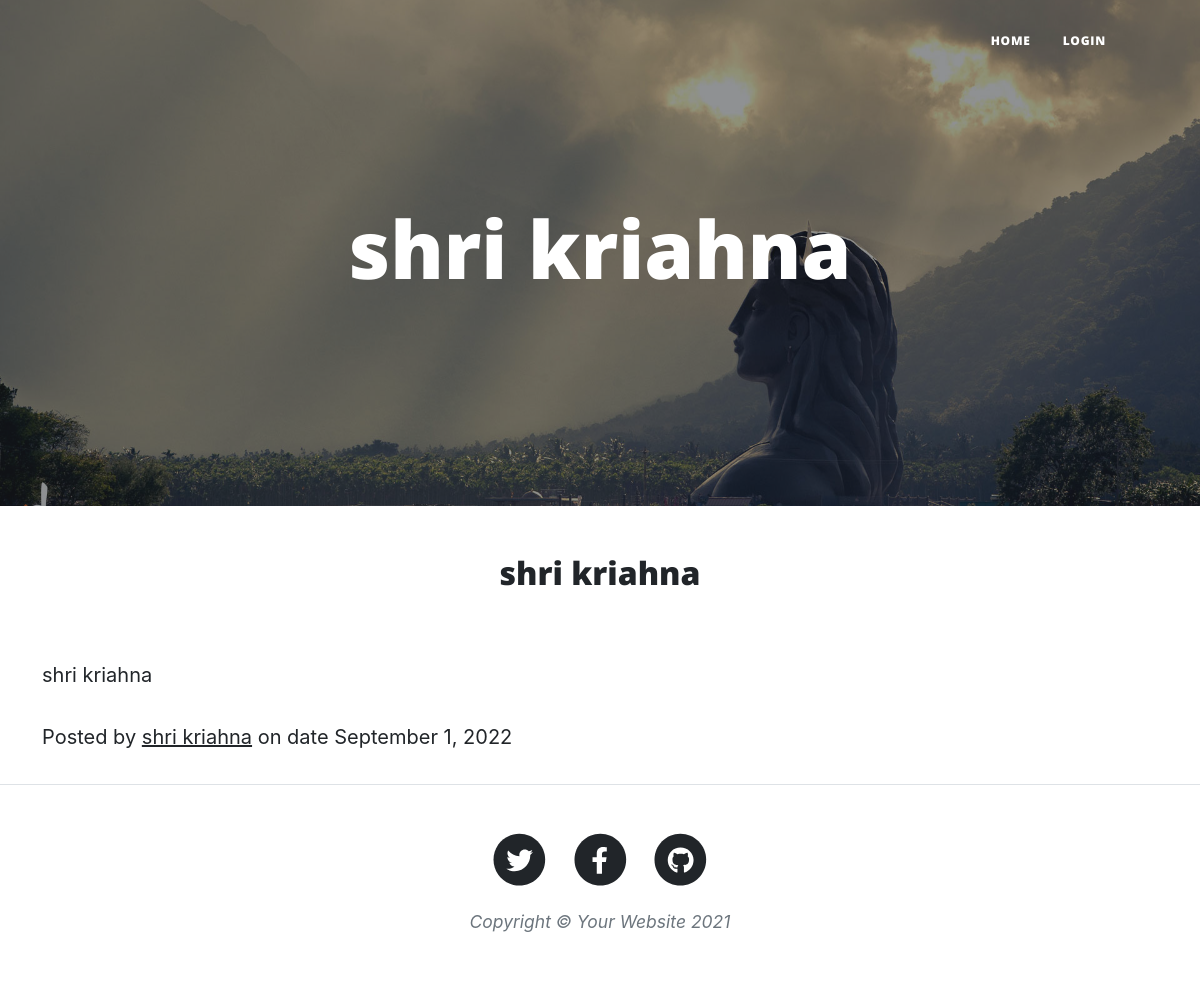
Page /fdepth/16/ on the committed database.
### newapp/models.py (models this page shows, shortened)
class Blog(models.Model):
    user = models.ForeignKey(User,on_delete = models.CASCADE,null=True)
    category=models.ForeignKey(Category,on_delete=models.CASCADE,null=True)
    Title = models.CharField(max_length=250)
    Description= models.TextField()
    Image = models.ImageField(null=True,blank=True)
    Pub_date = models.DateTimeField('date published', auto_now_add=True)
    Author= models.CharField(max_length=50)

### newapp/views.py (the view)
# urls.py: path('fdepth/<int:pk>/',views.fdepth,name="fdepth"),
def fdepth(request,pk):
        post=Blog.objects.get(id=pk)
        return render(request,"dpost.html",{'post':post})

### templates/dpost.html (shortened to what this page needs)
{% extends 'base.html' %}
{% load static %}
{% for post in post %}
{% block heading %}{{post.Title}}{% endblock heading %}
{% block bgimage %} {{post.Image.url}} {% endblock bgimage %}
{% block front %}
<div class="post-preview">
    <a href="{% url 'fdepth' post.id %}">
       <center> <h2 class="post-title">{{post.Title}}</h2></center>
       <br><br>
       <div class="container">
       {{post.Description}}
    </a>
    <p class="post-meta">
        Posted by
        <a href="#!">{{post.Author}}</a>
        on date {{post.Pub_date |date:"F j, Y" }}
      </div>
        {% endblock front %}
{% endfor %}

### templates/base.html (shortened to what this page needs)
{% load static %}
<!DOCTYPE html>
<html lang="en">
<head>
    <link href="{% static 'css/styles.css' %}" rel="stylesheet" />
</head>
<body>
    <nav class="navbar navbar-expand-lg navbar-light" id="mainNav">
        <div class="container px-4 px-lg-5">
            <div class="collapse navbar-collapse" id="navbarResponsive">
                <ul class="navbar-nav ms-auto py-4 py-lg-0">
                    <li class="nav-item"><a class="nav-link px-lg-3 py-3 py-lg-4" href="{% url 'front' %}">Home</a></li>
                    {% if request.user.is_authenticated %}
                    <li class="nav-item"><a class="nav-link px-lg-3 py-3 py-lg-4"
                            href="{% url 'userlogout' %}">Logout</a></li>
                    {% else %}
                    <li class="nav-item"><a class="nav-link px-lg-3 py-3 py-lg-4" href="{% url 'login' %}">LOGIN</a>
                    </li>
                    {% endif %}
                </ul>
            </div>
        </div>
    </nav>
    <header class="masthead" style="background-image: url('{% block bgimage %}{% endblock bgimage %}')">
        <div class="container position-relative px-4 px-lg-5">
            <div class="row gx-4 gx-lg-5 justify-content-center">
                <div class="col-md-10 col-lg-8 col-xl-7">
                    <div class="site-heading">
                        <h1>{% block heading %}{% endblock heading %}</h1>
                    </div>
                </div>
            </div>
        </div>
    </header>
    {% block front %}
    {% endblock front %}
    <footer class="border-top">
        <div class="container px-4 px-lg-5">
            <div class="row gx-4 gx-lg-5 justify-content-center">
                <div class="col-md-10 col-lg-8 col-xl-7">
                    <ul class="list-inline text-center">
                        <li class="list-inline-item">
                            <a href="#!">
                                <span class="fa-stack fa-lg">
                                    <i class="fas fa-circle fa-stack-2x"></i>
                                    <i class="fab fa-twitter fa-stack-1x fa-inverse"></i>
                                </span>
                            </a>
                        </li>
                        <li class="list-inline-item">
                            <a href="#!">
                                <span class="fa-stack fa-lg">
                                    <i class="fas fa-circle fa-stack-2x"></i>
                                    <i class="fab fa-facebook-f fa-stack-1x fa-inverse"></i>
                                </span>
                            </a>
                        </li>
                        <li class="list-inline-item">
                            <a href="#!">
                                <span class="fa-stack fa-lg">
                                    <i class="fas fa-circle fa-stack-2x"></i>
                                    <i class="fab fa-github fa-stack-1x fa-inverse"></i>
                                </span>
                            </a>
                        </li>
                    </ul>
                    <div class="small text-center text-muted fst-italic">Copyright &copy; Your Website 2021</div>
                </div>
            </div>
        </div>
    </footer>
</body>
</html>

### rows in the picture
Blog: Image (picture), Title "shri kriahna", Description "shri kriahna", Author "shri kriahna", Pub_date "September 1, 2022"
